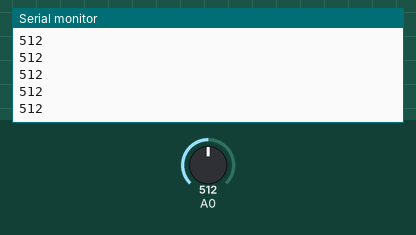
Recording of a sketch running on a simulated Arduino Uno, built with avr-gcc and run on an emulated ATmega328P. Shown: the last lines printed to the serial monitor. The inputs (shaded band) are chosen by the test bench; at power-on: A0 = 512.

Above: at 1.2 s.
1.3 s: A0 set to 716
At 1.68 s:
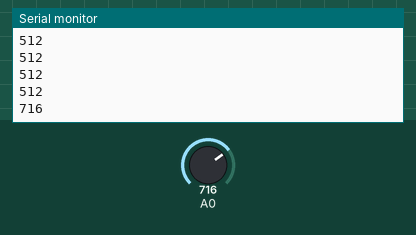
2.8 s: A0 set to 900
At 2.93 s:
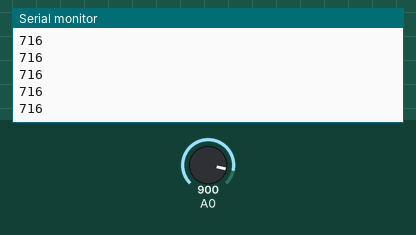
Timing chart, 0 to 5.8 s (numbered marks = the images above; inputs shaded):
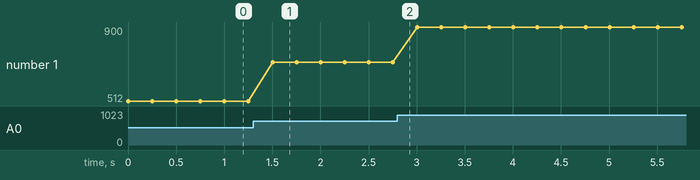

Measured:
- after the input at 1.3 s, the serial monitor: prints a new line after 0.20 s (image 1)
- plotted number 1: 512 → 716 after the input at 1.3 s, 716 → 900 after the input at 2.8 s

The sketch:

AnalogRead.ino
```cpp
//
//  AnalogRead by Justin James Clayden
//  - Prints the value of analog port 0 to the Serial port
//

void setup() {

 Serial.begin(9600);
 analogReference(DEFAULT);

}

void loop() {

  Serial.println(analogRead(0));
  delay(250);

}
```
